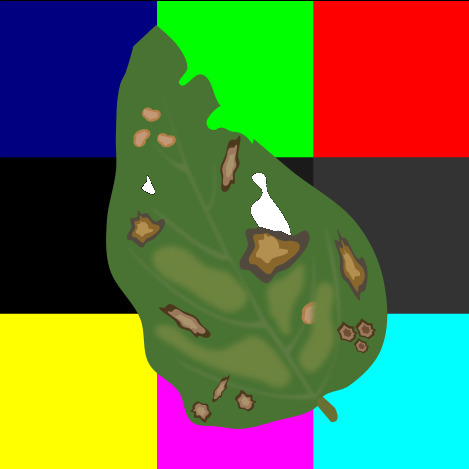
//> input picture TCC_OpenCV_Cpp/Images/images_test/leaf_diseases.jpg, 469 x 469 px
$ ./lab_1   (built with g++ and OpenCV 4)
//> lines starting //> are read from the running program, lines starting //| are printed output that depends on the picture; after the words box and inside, x2 and y2 are one past the last pixel; in counts of white or black regions, pixels touching at a corner belong together
### TCC_OpenCV_Cpp/tools.hpp
/*
 * Common Methods
 */
#ifndef TOOLS_HPP
#define TOOLS_HPP

#include <iostream>
#include <vector>
#include <string>
#include <sstream>
#include <fstream>
#include <locale>
#include <unistd.h>
#include <dirent.h>
#include <string.h>
#include <sys/stat.h>
#include <stdexcept>
#include <algorithm>
#include <unordered_map>

namespace tools {

	/*
	* Mensagem de erro
	*/
	// [4 lines left out: function error, not called in this run]

	/*
	 *	VECTOR
	 */
	template<typename T>
	// [10 lines left out: function view_vector_line, not called in this run]

	template<typename T>
	// [4 lines left out: function view_vector, not called in this run]

	template<typename T>
	// [7 lines left out: function view_vector_2D, not called in this run]

	/*
	 * MAP
	 */
	// [15 lines left out: function find_key, not called in this run]

	template<typename T_first,typename T_second>
	// [9 lines left out: function view_map, not called in this run]

	/*
	 *	STRING
	 */
	void to_upper(std::string& str)
	{
		if (str.empty())
			error(__LINE__, "tools::to_upper, string empty.\n");

		std::locale loc;
		for (std::string::size_type i = 0; i < str.length(); ++i)
			str[i] = std::toupper(str[i], loc);
	}

	std::string upper(const std::string& str)
	{
		if (str.empty())
			error(__LINE__, "tools::upper, string empty.\n");

		std::string str_upper(str);
		to_upper(str_upper);

		return str_upper;
	}

	void split(const std::string& str, std::vector<std::string>& tokens,
		const char& delimiter)
	{
		if (str.empty())
			error(__LINE__, "tools::split, string empty.\n");

		tokens.clear();
		std::stringstream ss(str);
		std::string item;

		while(getline(ss, item, delimiter)) {
			tokens.push_back(item);
		}
	}

	// [51 lines left out: functions split, match_pos, match, remove_pos, remove, not called in this run]

	/*
	 *	STRING: PATH, DIRECTORY, FILENAME
	 */
	void split_path(const std::string& path, std::vector<std::string>& tokens)
	{
		if (path.empty())
			error(__LINE__, "tools::split_path, path empty.\n");

		std::vector<std::string> v_temp;
		split(path, v_temp, char(47));
		std::string filename(v_temp.back());

		size_t len =  path.size() - filename.size();
		if (len <= 0)
			error(__LINE__, "tools::split_path, path < filename.\n");

		std::string directory = path.std::string::substr(0, len);
		split(filename, v_temp, char(46));
		std::string filename_extension = v_temp.back();

		len = filename.size() - filename_extension.size();
		if (len <= 0)
			error(__LINE__, "tools::split_path, filename < extension.\n");

		std::string name = filename.std::string::substr(0, len - 1);

		tokens = {directory, filename, filename_extension, name};

		// std::cout << "{directory, filename, filename_extension, name}:\n{ ";
		// view_vector_line(tokens, "; ");
		// std::cout << " }\n";
	}

	// [23 lines left out: functions get_directory, get_name, get_filename, not called in this run]

	std::string get_filename_extension(const std::string& path)
	{
		std::vector<std::string> tokens;
		split_path(path, tokens);

		return tokens[2];
	}

	bool check_filename_extension(const std::string& path,
		const std::string& extension)
	{
		if (extension.compare(get_filename_extension(path)) == 0) return true;

		return false;
	}

	// [13 lines left out: function check_filename_extension, not called in this run]

	bool check_extension(const std::string& extension,
		const std::unordered_map<std::string, std::string>& map_extension)
	{
		if (map_extension.empty()) return false;
		if (extension.empty()) return false;

		std::unordered_map<std::string, std::string>
		::const_iterator it = map_extension.find(extension);

		if (it == map_extension.end()) return false;

		return true;
	}

	template<typename T>
	// [27 lines left out: function save, not called in this run]

	void save_new_file(const std::string& path)
	{
		std::string path_temp = path;
		while(path_temp[0] == char(32)) path_temp.erase(path_temp.begin());

		if (path_temp.empty())
			error(__LINE__, "tools::save, path empty.\n");

		try {
			std::ofstream file_out(path_temp, std::ios::out);
			file_out.close();
		}
		catch(const std::exception& e) {
			error(__LINE__, "tools::save_new_file, path failure.\n");
		}
	}

	template<typename T>
	void write(const T& value,	const std::string& path)
	{
		std::string path_temp = path;
		while(path_temp[0] == char(32)) path_temp.erase(path_temp.begin());

		if (path_temp.empty())
			error(__LINE__, "tools::write, path empty.\n");

		try {
			std::ofstream file_out(path, std::ios::app);
			file_out << value;
			file_out.close();
		}
		catch(const std::exception& e) {
			error(__LINE__, "tools::write, path failure.\n");
		}
	}

	void load(const std::string& path, std::vector<std::string>& v_txt)
	{
		v_txt.clear();
		std::string line;

		std::string path_temp = path;
		while(path_temp[0] == char(32)) path_temp.erase(path_temp.begin());

		if (path_temp.empty())
			error(__LINE__, "tools::load, path empty.\n");

		try {

			std::ifstream filein(path_temp, std::ios::in);

			while(getline(filein, line)) {
			    v_txt.push_back(line);
			}

			filein.close();
		}
		catch(const std::exception& e) {
			error(__LINE__, "tools::load, path failure.\n");
		}
	}

	// [37 lines left out: function files, not called in this run]

	bool exist_path(const std::string& path) {
		struct stat info;
		return (stat(path.c_str(), &info) == 0);
	}

	void create_directory(const std::string& folder)
	{
		try {
			if (exist_path(folder)) {
				std::cout << folder << " exist\n";
				return;
			}

			std::cout << "tools::create_directory, mkdir " << folder;
			if (mkdir(folder.c_str(), S_IRWXU | S_IRWXG |
				S_IROTH | S_IXOTH) == 0)
				std::cout << " ok\n";
			else
				std::cout << " failure" << '\n';
		}
		catch(const std::exception& e) {
			error(__LINE__, "tools::create_directory");
		}
	}
};

#endif // TOOLS_HPP

### TCC_OpenCV_Cpp/image_tools.hpp
/*
 * Métodos para facilitar a gerência das imagens
 */
#ifndef IMAGE_TOOLS_HPP
#define IMAGE_TOOLS_HPP

#include "tools.hpp"

#include <iostream>
#include <string>
#include <vector>
#include <stdexcept>
#include <unordered_map>

#include "opencv2/imgproc.hpp"
#include "opencv2/imgcodecs.hpp"
#include "opencv2/highgui.hpp"
#include "opencv2/core.hpp"

namespace img_tools {

	#define THRESH 180
	#define MAX_VALUE 255

	// Padrão
	static const std::string WORKSPACE = tools::current_dir() + "/Workspace";
	static const std::string WORKSPACE_IMGP = "/imgp";
	static const std::string WORKSPACE_OUT = "/output";
	static const std::string METHOD = "M0_";

	static const std::unordered_map<std::string, std::string> map_default = {
		{"ORIGINAL"  , "."},
		{"COPY"      , "/original"},
		{"GRAYSCALE" , "/grayscale"},
		{"BINARY"    , "/binary"},
		{"BINARY_INV", "/binary_inv"}
	};

	static const std::unordered_map<std::string, std::string> map_extension = {
		{"PNG", "png"}, {"JPG", "jpg"}, {"JPEG", "jpeg"},
	};

	// Variáveis globais
	std::vector<std::string> info;
	std::string directory, filename, extension, name;
	std::string workspace(WORKSPACE);
	std::string method_name(METHOD);
	std::string imgp_path, path_temp;
	std::unordered_map<std::string, std::string> map_user = map_default;

	// Métodos iniciais
	// [4 lines left out: function error, not called in this run]

	void validate (const std::string& file_image)
	{
		if (!tools::check_extension(tools::upper(extension), map_extension))
			error(__LINE__, "img_tools::validate, invalid file_image.\n");
	}

	void info_path(const std::string& file_image)
	{
		try {
			tools::split_path(file_image, info);
		}
		catch(const std::exception& e) {
			error(__LINE__, "img_tools::info_path\n");
		}

		directory = info[0];
		filename  = info[1];
		extension = info[2];
		name      = info[3];
	}

	bool exist_workspace(const std::string& new_workspace)
	{
		if (!tools::exist_path(new_workspace)) {
			// std::cout << new_workspace << " don't exist!\n";
			return false;
		}
		return true;
	}

	void create_workspace(const std::string& new_workspace,
		const std::unordered_map<std::string, std::string>& map_work)
	{
		try {
			if (new_workspace.empty()) {
				std::cout << "string new_workspace empty!\n";
				return;
			}

			if (map_work.empty()) {
				std::cout << "map empty!\n";
			}

			if (exist_workspace(new_workspace)) {
				std::cout << new_workspace << " exist. don't created!\n";
				return;
			}

			tools::create_directory(new_workspace);
			tools::create_directory(new_workspace + WORKSPACE_IMGP);
			tools::create_directory(new_workspace + WORKSPACE_OUT);

			for (auto it : map_work) {
				if (it.first == "ORIGINAL") continue;
				tools::create_directory(new_workspace + WORKSPACE_OUT
					+ std::string(it.second));
			}

			std::cout << new_workspace << " ... ok\n";
		}
		catch(const std::exception& e) {
			error(__LINE__, "img_tools::create_workspace");
		}
	}

	// [9 lines left out: functions create_workspace, create_workspace, not called in this run]

	void save_imgp(const std::string& file_image,
		const std::string& new_workspace,
		const std::unordered_map<std::string, std::string>&	map_work)
	{
		try {
			if (new_workspace.empty()) {
				std::cout << "string new_workspace empty!\n";
				return;
			}

			if (map_work.empty()) {
				std::cout << "map empty!\n";
				return;
			}

			if (!exist_workspace(new_workspace))
				create_workspace(new_workspace, map_work);
			// else {
			// 	std::cout << "Check directories and workspace"
			// 		<< " before changing the map.\n";
			// }

			info_path(file_image);
			validate(file_image);

			imgp_path = new_workspace + WORKSPACE_IMGP + "/"
						+ method_name + name + ".imgp";
			std::cout << "save .imgp: " << imgp_path;
			tools::save_new_file(imgp_path);
			tools::write("IMGP:" + imgp_path + "\n", imgp_path);

			for (auto it: map_work) {
				if (it.first == "ORIGINAL") {
					path_temp = "ORIGINAL:" + file_image + "\n";
				}
				else {
					path_temp = std::string(it.first) + ":"
						+ new_workspace + WORKSPACE_OUT
						+ std::string(it.second) + "/"
						+ method_name + filename + "\n";
				}
				tools::write(path_temp, imgp_path);
			}
			tools::write("WORKSPACE:" + new_workspace + "\n", imgp_path);

			std::cout << " ... ok" << '\n';
		}
		catch(const std::exception& e) {
			error(__LINE__, "img_tools::create_imgp");
		}
	}

	void save_imgp(const std::string& file_image,
				   const std::string& new_workspace)
	{
		save_imgp(file_image, new_workspace, map_default);
	}

	// [4 lines left out: function save_imgp, not called in this run]

	std::vector<std::vector<std::string> > load_imgp(const std::string& file_imgp)
	{
		if (!tools::check_filename_extension(file_imgp, "imgp"))
			std::cout << "it is not .imgp" << '\n';

		std::vector<std::string> lines, word;
		std::vector<std::vector<std::string> > result {{"EMPTY"}};
		try {
			tools::load(file_imgp, lines);
			result.clear();
			for (std::string line : lines) {
				tools::split(line, word, ':');
				result.push_back(word);
			}
		}
		catch(const std::exception& e) {
			error(__LINE__, "img_tools::load_imgp");
		}
		return result;
	}

	// [13 lines left out: function list_imgp, not called in this run]

	std::string search_path(const std::string& format,
					   		std::vector<std::vector<std::string> >& v_map)
	{
		for (auto path: v_map) {
			if (path.front() == format) {
				std::cout << "=> " << path.front() << ": "
					<< path.back() << '\n';
				return path.back();
			}
		}
		return "EMPTY";
	}

	// [10 lines left out: function create_imgp_base, not called in this run]

	/*****************************   OPENCV   *********************************/
	// [96 lines left out: functions load_image, method_basic, method_main, bath, bath, not called in this run]

} // namespace img_tools

#endif // IMAGE_TOOLS_HPP

### TCC_OpenCV_Cpp/Test/lab_1.cpp
/*
 * Laboratório básico
 *
 * Uso de mapa padrão
 * ORIGINAL, COPY, GRAYSCALE, BINARY, BINARY_INV
 *
 * Workspace LAB1
 *
 * Objetivo: Testar as ferramentas de apoio (tools.hpp , img_tools.hpp)
 * para que o "arquivo.imgp" gerencie tudo que ocorre no processamento
 * da imagem. Processar neste caso, somente uma image.
 */

#include "../image_tools.hpp"
using namespace img_tools;

using namespace std;
using namespace cv;

int main ()
{
	// definições iniciais
	vector<vector<string> > v_map;
	string image = "../Images/images_test/leaf_diseases.jpg";	// original

	// inicializando workspace
	method_name = "lab1_";
	save_imgp(image, "LAB1");

	// aproveitando estado inicial da variável global do image_tools.hpp
	cout << "info -> " << imgp_path << '\n';

	// verificando se imgp_path foi salvo
	if (!tools::exist_path(imgp_path)) {
		cout << "IMGP failure!" << '\n';
		exit(0);
	}

	// inserindo texto dica
	// utilizar o '#' como no shell para evitar comflitos ao carregar .imgp
	string text(
	"#\n"
	"# Laboratório básico\n"
	"# Workspace => LAB1\n");
	tools::write(text, imgp_path);

	/* ler arquivo .imgp gerado
	 * testar imagens pelo OpenCV
	 * testar reunião de dados sobre a imagem processada
	 */
	cout << "Reload .imgp : " << imgp_path << '\n';
	v_map = load_imgp(imgp_path);

	// OPENCV - ORIGINAL
	string path_ori = search_path("ORIGINAL", v_map);
	cout << "Path image: " << path_ori << '\n';

	Mat src_ori;
	src_ori = imread(path_ori, IMREAD_COLOR);
//> src_ori is the input picture: 469 rows x 469 cols, CV_8UC3; mean B, G, R 66.2, 112, 97.5

	if(src_ori.empty()) {
        cout << "could not open or find the image!\n";
        error(__LINE__, "ORIGINAL failure");
	}

	imshow("ORIGINAL", src_ori);
	waitKey(8000);	// 8 segundos de espera

	// OPENCV - COPY
	string path_cp = search_path("COPY", v_map);
	cout << "Path image: " << path_cp << '\n';

	imwrite(path_cp, src_ori);	// cópia de segurança

	// OPENCV - GRAYSCALE
	string path_gray = search_path("GRAYSCALE", v_map);
	cout << "Path image: " << path_gray << '\n';

	Mat src_gray(src_ori.size(), CV_8U);
	cvtColor(src_ori, src_gray, CV_BGR2GRAY);
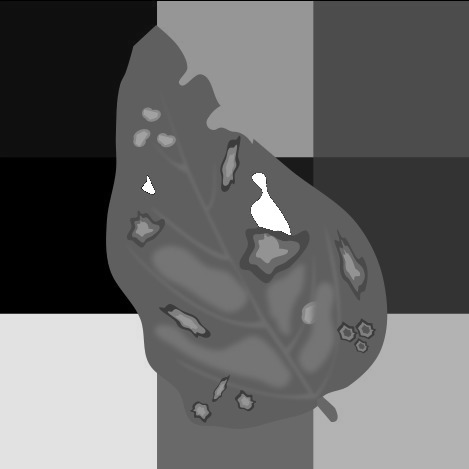
//> src_gray: 469 rows x 469 cols, CV_8UC1; min 0, max 255, mean 102.4

	imshow("GRAYSCALE", src_gray);
	imwrite(path_gray, src_gray);
	waitKey(8000);

	// OPENCV - BINARY
	string path_bin = search_path("BINARY", v_map);
	cout << "Path image: " << path_bin << '\n';

	Mat src_bin(src_gray.size(), src_gray.type());
	threshold(src_gray, src_bin, 100, 255, THRESH_BINARY);
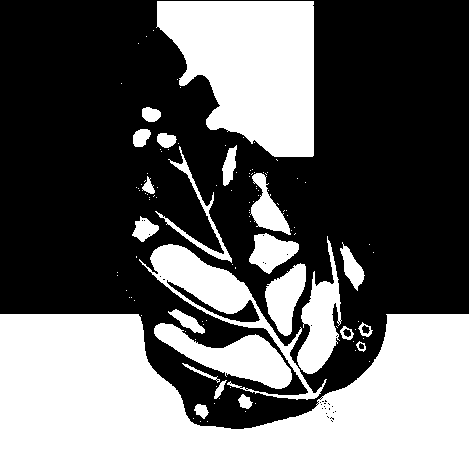
//> src_bin: 469 rows x 469 cols, CV_8UC1; 40.7% white; 116 white regions (92 under 20 px), largest, box (x1, y1, x2, y2) and area: (0, 314, 469, 469) 51235, (156, 1, 314, 157) 17978, (139, 244, 327, 400) 5131

	imshow("BINARY", src_bin);
	imwrite(path_bin, src_bin);
	waitKey(8000);

	// OPENCV - BINARY_INV
	string path_bin_inv = search_path("BINARY_INV", v_map);
	cout << "Path image: " << path_bin_inv << '\n';

	Mat src_bin_inv(src_gray.size(), src_gray.type());
	threshold(src_gray, src_bin_inv, 120, 255, THRESH_BINARY_INV);
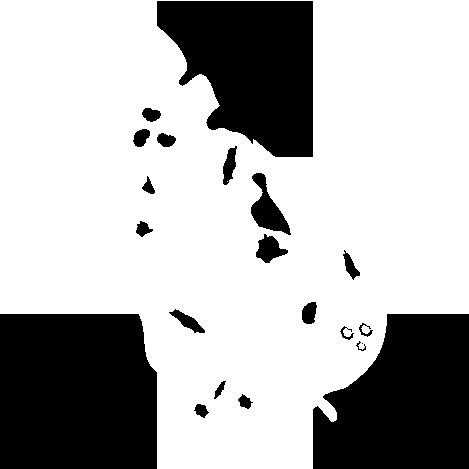
//> src_bin_inv: 469 rows x 469 cols, CV_8UC1; 70.7% white; 21 black regions (1 under 20 px), largest, box (x1, y1, x2, y2) and area: (0, 314, 157, 469) 23651, (313, 314, 469, 469) 19070, (157, 1, 313, 157) 17706

	imshow("BINARY_INV", src_bin_inv);
	imwrite(path_bin_inv, src_bin_inv);
	waitKey(0);

	return 0;
}
